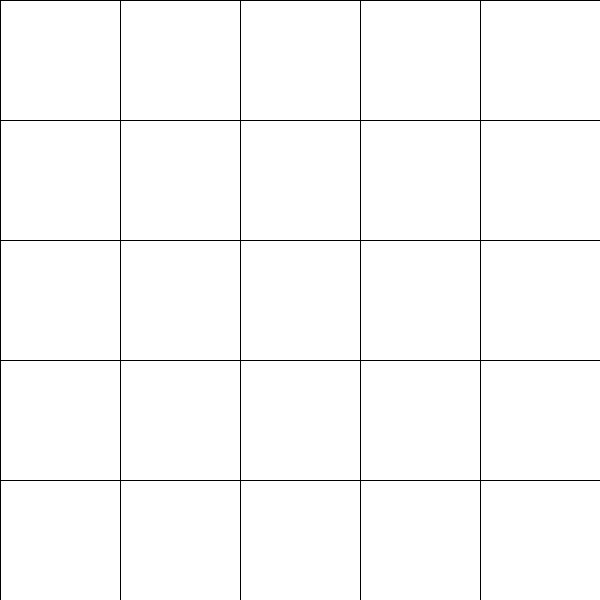
Frame 1 (no input)
Frame 60 (the mouse pressed at the canvas centre just before this capture): identical to frame 1, image omitted
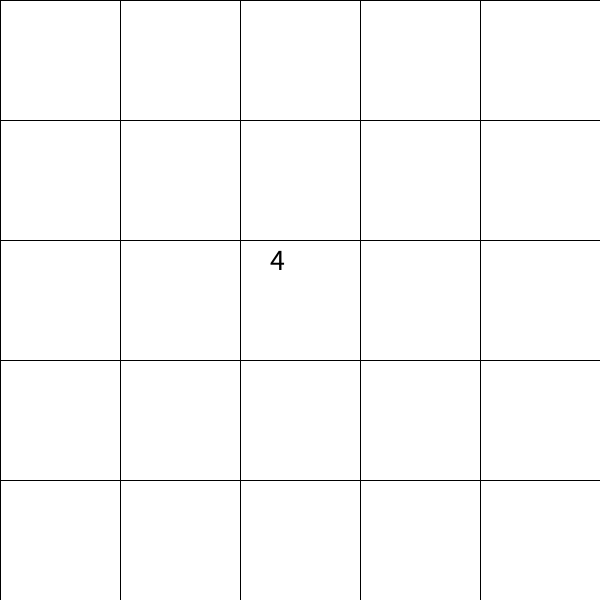
Frame 120 (the mouse held since frame 60 and released just before this capture)

The Processing sketch that drew these frames (run headless with seeded random() and noise(); from frame 60 on, the mouse is pressed at the canvas centre):

// Processing sketch: BASE_CLICK_GEORGE
// ── BASE_CLICK_GEORGE.pde
int n=5;
int l;
int escolhaX=n;
int escolhaY=n;
int[][] M = new int[n][n];
int[][] D = new int[n][n];
void setup() {
  size(600, 600);
  l=width/n;
  textSize(30);
  for (int i=0; i<n; i++) {
    for (int j=0; j<n; j++) {
      M[i][j]=int(random(13));
    }
  }
}
void draw() {
  for (int i=0; i<n; i++) {
    for (int j=0; j<n; j++) {
      fill(255);
      rect(i*l, j*l, l, l);
      if (D[i][j]==1) {
        fill(0);
        text(M[i][j], i*l+30, j*l+30);
      }
    }
  }
}
void mousePressed() {
  escolhaX = mouseX/l;
  escolhaY = mouseY/l;
  println(escolhaX, escolhaY);
  D[escolhaX][escolhaY] = 1;
}
